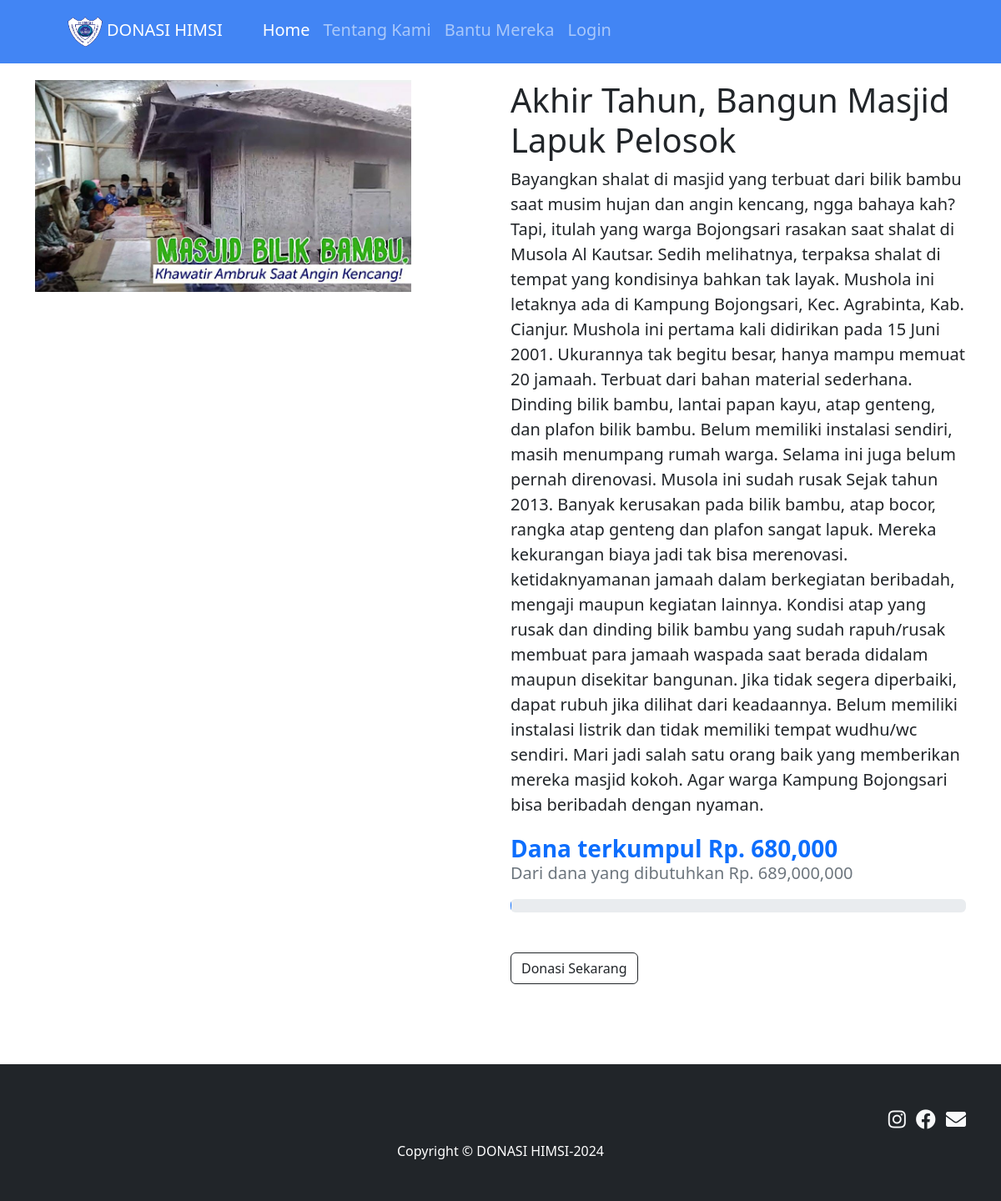
Page /user/detailDonasi/26 on the earlier database version.
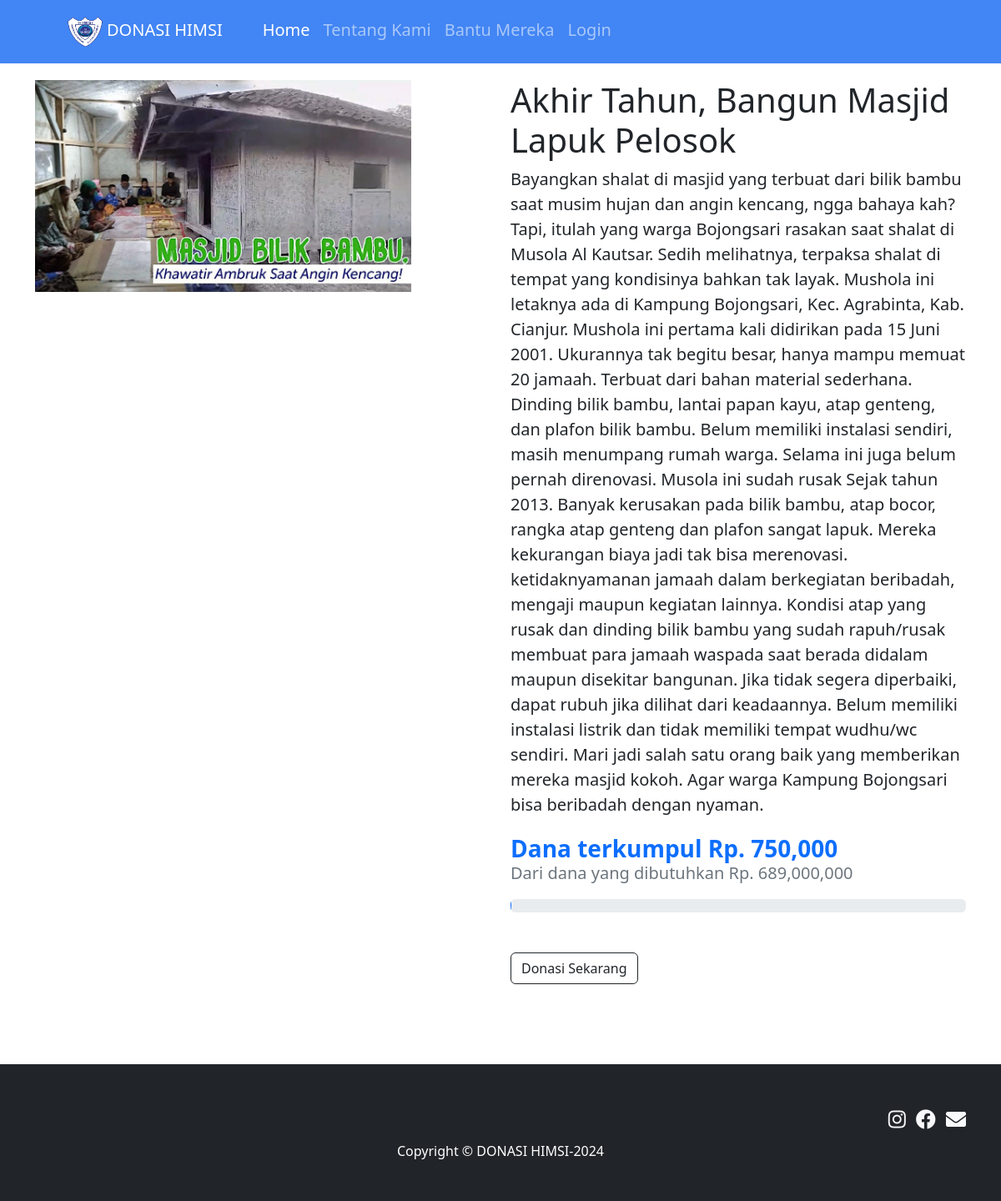
Same page on the later database version.
### tables this page shows
CREATE TABLE `donasi` (
  `id` int(11) NOT NULL,
  `judul` varchar(128) NOT NULL,
  `id_kategori` int(11) NOT NULL,
  `dana_dibutuhkan` int(11) NOT NULL,
  `dana_terkumpul` int(11) NOT NULL,
  `detail` text NOT NULL,
  `gambar` varchar(258) NOT NULL,
  `status_donasi` enum('Belum dicairkan','Sudah dicairkan') NOT NULL DEFAULT 'Belum dicairkan'
);

### application/controllers/User.php (called while the page is built, shortened)
<?php
class User extends CI_Controller
{
    public function detailDonasi()
    {
        $data['title'] = 'Detail Donasi | Donasi Himsi';
        if ($this->session->userdata('email')) {
            $data['user'] = $this->ModelUser->cekData(['email' => $this->session->userdata('email')])->row_array();
            $data['donasi'] = $this->ModelAdmin->donasiWhere(['id' => $this->uri->segment(3)])->result_array();
            $this->load->view('templates/user_header', $data);
            $this->load->view('templates/user_navbar', $data);
            $this->load->view('user/detailDonasi', $data);
            $this->load->view('templates/user_footer');
        } else {
            $data['donasi'] = $this->ModelAdmin->donasiWhere(['id' => $this->uri->segment(3)])->result_array();
            $this->load->view('templates/user_header', $data);
            $this->load->view('templates/user_navbar', $data);
            $this->load->view('user/detailDonasi', $data);
            $this->load->view('templates/user_footer');
        }
    }
}

### index.php (called while the page is built, shortened)
<?php
require_once BASEPATH.'core/CodeIgniter.php';

### application/models/ModelAdmin.php (called while the page is built, shortened)
<?php
class ModelAdmin extends CI_Model
{
    public function donasiWhere($where)
    {
        return $this->db->get_where('donasi', $where);
    }
}

### application/views/user/detailDonasi.php (the view, shortened to what this page needs)
<div class="container-fluid py-5 mt-5">
    <div class="container">
        <div class="row">
            <?php foreach ($donasi as $d) { ?>
                <div class="col-lg-5 md-5">
                    <img src="<?= base_url('assets/img/upload/') . $d['gambar']; ?>" class="w-100" alt="...">
                </div>
                <div class="col-lg-6 offset-lg-1">
                    <h1><?php echo $d['judul']; ?></h1>
                    <p class="fs-5">
                        <?php echo $d['detail']; ?>
                    </p>
                    <p class="fs-3 text-primary" style="font-weight: bold;">
                        <?= "Dana terkumpul Rp. " . number_format($d['dana_terkumpul']);  ?>
                    </p>
                    <p class="fs-5 text-secondary" style="margin-top: -4%;">
                        <?= "Dari dana yang dibutuhkan Rp. " . number_format($d['dana_dibutuhkan']);  ?>
                    </p>
                    <div class="progress mb-5">
                    </div>
                    <?php if ($d['dana_terkumpul'] >= $d['dana_dibutuhkan']) { ?>
                        <a class="btn btn-outline-dark mt-auto">Donasi telah mencapai target</a>
                    <?php } elseif ($d['status_donasi'] == 'Sudah dicairkan') { ?>
                        <a class="btn btn-outline-dark mt-auto">Donasi telah dicairkan</a>
                    <?php } else { ?>
                        <a class="btn btn-outline-dark mt-auto" href="<?= base_url('user/berdonasi/') . $d['id']; ?>">Donasi Sekarang</a>
                    <?php } ?>
                </div>
        </div>
    <?php } ?>
    </div>
</div>

### application/views/templates/user_header.php (shortened to what this page needs)
<!DOCTYPE html>
<html lang="en">
<head>
    <link href="https://cdn.jsdelivr.net/npm/bootstrap-icons@1.5.0/font/bootstrap-icons.css" rel="stylesheet" />
    <link href="<?= base_url('assets/'); ?>user-assets/startbootstrap-shop-homepage-gh-pages/css/styles.css" rel="stylesheet" />
    <link href="<?= base_url('assets/'); ?>vendor/fontawesome-free/css/all.min.css" rel="stylesheet" type="text/css">
</head>
<body class="d-flex flex-column min-vh-100">

### application/views/templates/user_navbar.php (shortened to what this page needs)
<nav class="navbar navbar-expand-lg navbar-dark warna-navbar fixed-top  ">
    <div class="container px-4 px-lg-5">
        <a class="navbar-brand" href="<?= base_url('user'); ?>"> <img src="<?= base_url('assets/img/'); ?>logo-donasi.png" width="50" height="50" alt="Donasi Himsi">DONASI HIMSI</a>
        <div class="collapse navbar-collapse" id="navbarSupportedContent">
            <ul class="navbar-nav me-auto mb-2 mb-lg-0 ms-lg-4 fs-5" style="margin-top: -5px;">
                <li class="nav-item"><a class="nav-link active" aria-current="page" href="<?= base_url('user'); ?>">Home</a></li>
                <li class="nav-item"><a class="nav-link" href="<?= base_url('user/tentangKami'); ?>">Tentang Kami</a></li>
                <li class="nav-item"><a class="nav-link" href="<?= base_url('user/donasi'); ?>">Bantu Mereka</a></li>
                <?php if (!empty($this->session->userdata('email'))) { ?>
                    <li class="nav-item dropdown">
                        <a class="nav-link dropdown-toggle" id="navbarDropdown" href="#" role="button" data-bs-toggle="dropdown" aria-haspopup="true" aria-expanded="false">Akun</a>
                        <ul class="dropdown-menu" aria-labelledby="navbarDropdown">
                            <li>
                                <a class="dropdown-item" href="<?= base_url('user/profile'); ?>">
                                    <i class="fas fa-fw fa-user"></i>Profile Saya
                                </a>
                            </li>
                            <li>
                                <a class="dropdown-item" href="<?= base_url('user/riwayatDonasi'); ?>">
                                    <i class="fas fa-fw fa-clipboard-list"></i>Riwayat Donasi
                                </a>
                            </li>
                            <li>
                                <hr class="dropdown-divider" />
                            </li>
                            <li>
                                <a class="dropdown-item" href="<?= base_url('auth/logout'); ?>">
                                    <i class="fas fa-fw fa-sign-out-alt"></i>Logout
                                </a>
                            </li>
                        </ul>
                    </li>
                <?php } else { ?>
                    <li class="nav-item"><a class="nav-link" href="<?= base_url('auth'); ?>">Login</a></li>
                <?php } ?>
            </ul>
        </div>
    </div>
</nav>

### application/views/templates/user_footer.php (shortened to what this page needs)
<footer class="py-5 bg-dark mt-5" style="width: 100%;">
    <div class="container text-end mb-2">
        <a class="text-light fs-4 me-2 " href=""><i class="fab fa-instagram"></i></a>
        <a class="text-light fs-4 me-2"><i class="fab fa-facebook"></i></a>
        <a class="text-light fs-4 "><i class="fas fa-envelope"></i></a>
    </div>
    <div class="container">
        <p class="m-0 text-center text-white">Copyright &copy; DONASI HIMSI-2024</p>
    </div>
</footer>
</body>
</html>

Differences in the rows shown:
changed donasi "Akhir Tahun, Bangun Masjid Lapuk Pelosok": dana_terkumpul "680,000" → "750,000"
